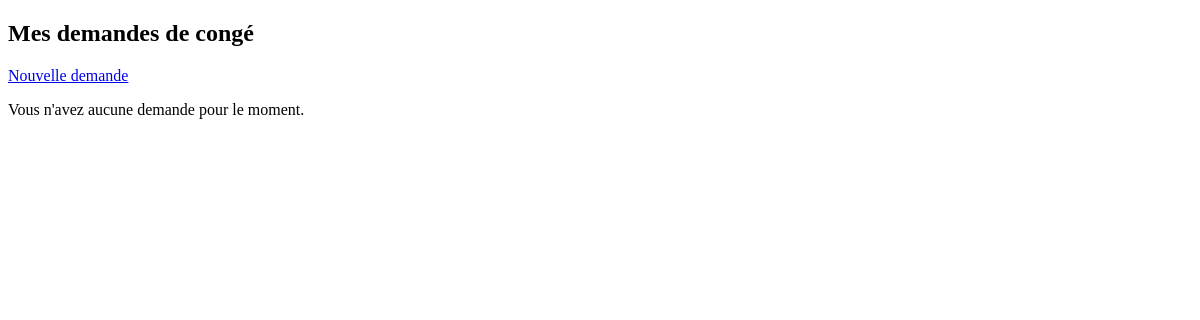
The app's page /mes_demandes/ (signed in), older data.
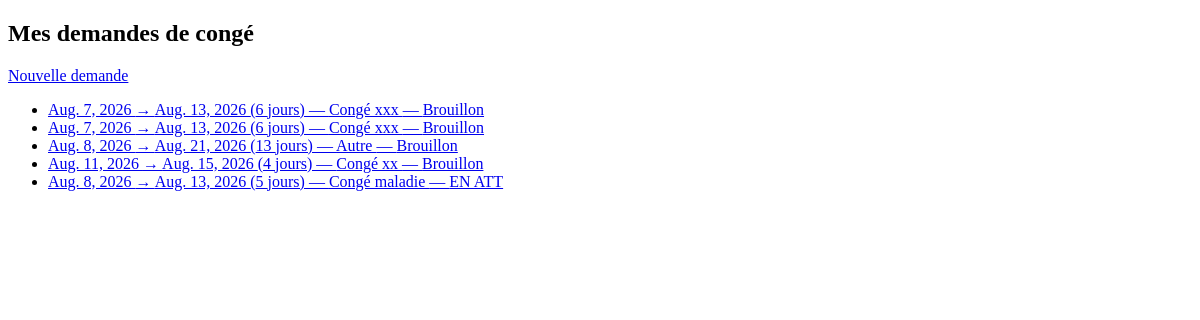
The same page, newer data.
### conges/models.py (models this page shows, shortened)
class DemandeConge(models.Model):
        name_employee=models.ForeignKey(
          Employe,
          on_delete=models.CASCADE,
          related_name='employe'
        )
        name_remplacent=models.ForeignKey(
            Employe,
            on_delete=models.CASCADE,
            related_name='remplacent'
        )
        dateCreation = models.DateField(auto_now_add=True)
        dateDebut = models.DateField()
        dateFin = models.DateField()
        Numbrejours= models.DecimalField(max_digits=2, decimal_places=0)
        piece_Joine=models.FileField(upload_to='justificatifs/', null=True, blank=True)
        commentaire=models.TextField(blank=True)
        TYPE_STATUE = [
            ('VA', 'Validé'),
            ('REF', 'Refusé'),
            ('EN_ATT_RMP', 'En attente remplacent'),
            ('EN_ATT_VA', 'En attente validation'),
            ('BR', 'Brouillon'),
            ('ANN', 'Annulé')
        ]
        statue=models.CharField(max_length=10, choices=TYPE_STATUE)
        NIVEAU_CHOICES = [
           ('CG', 'Chef de Groupe'),
           ('CD', 'Chef de Département'),
           ('DIR', 'Directeur')
                          ]
        niveau_validation=models.CharField(max_length=20, choices= NIVEAU_CHOICES, blank=True, null=True)
        motif = models.CharField(max_length=255, blank=True)
        TYPE_CONGE_CHOICES = [
         ('1', 'Congé xxx'),
         ('2', 'Congé maladie'),
         ('3', 'Congé xx'),
         ('AU', 'Autre'),
]
        type_conge = models.CharField(max_length=10, choices=TYPE_CONGE_CHOICES)

### conges/views.py (the view)
# urls.py: path('mes_demandes/', views.mes_demandes, name='mes_demandes' ),
@login_required
def mes_demandes(request):
    demandes = DemandeConge.objects.filter(name_employee=request.user.employe).order_by('dateCreation')
    return render(request, 'conges/mes_demandes.html', {'demandes' : demandes})

### conges/templates/conges/mes_demandes.html (shortened to what this page needs)
<!DOCTYPE html>
<html>
<head>
</head>
<body>
    <h2>Mes demandes de congé</h2>
    <p><a href="{% url 'nouvelle_demande' %}">Nouvelle demande</a></p>
    {% if demandes %}
        <ul>
        {% for demande in demandes %}
            <li>
                <a href="{% url 'detail_demande' demande.id %}">
                {{ demande.dateDebut }} → {{ demande.dateFin }}
                ({{ demande.Numbrejours }} jours) —
                {{ demande.get_type_conge_display }} —
                {{ demande.get_statue_display }}
            </li>
        {% endfor %}
        </ul>
    {% else %}
        <p>Vous n'avez aucune demande pour le moment.</p>
    {% endif %}
</body>
</html>

Row changes from the older to the newer data that the page shows:
added DemandeConge: dateDebut "Aug. 7, 2026", dateFin "Aug. 13, 2026", Numbrejours "6", type_conge "Congé xxx", statue "Brouillon"
added DemandeConge: dateDebut "Aug. 7, 2026", dateFin "Aug. 13, 2026", Numbrejours "6", type_conge "Congé xxx", statue "Brouillon"
added DemandeConge: dateDebut "Aug. 8, 2026", dateFin "Aug. 21, 2026", Numbrejours "13", type_conge "Autre", statue "Brouillon"
added DemandeConge: dateDebut "Aug. 11, 2026", dateFin "Aug. 15, 2026", Numbrejours "4", type_conge "Congé xx", statue "Brouillon"
added DemandeConge: dateDebut "Aug. 8, 2026", dateFin "Aug. 13, 2026", Numbrejours "5", type_conge "Congé maladie", statue "EN ATT"
Text that changed along with them:
text no longer shown: "Vous n'avez aucune demande pour le moment."
